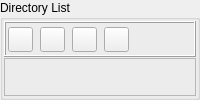
      <widget class="QGroupBox" name="dirGroup">
       <property name="minimumSize">
        <size>
         <width>130</width>
         <height>0</height>
        </size>
       </property>
       <property name="maximumSize">
        <size>
         <width>400</width>
         <height>16777215</height>
        </size>
       </property>
       <property name="title">
        <string>Directory List</string>
       </property>
       <layout class="QVBoxLayout" name="verticalLayout_2">
        <property name="spacing">
         <number>1</number>
        </property>
        <property name="leftMargin">
         <number>1</number>
        </property>
        <property name="topMargin">
         <number>1</number>
        </property>
        <property name="rightMargin">
         <number>1</number>
        </property>
        <property name="bottomMargin">
         <number>1</number>
        </property>
        <item>
         <widget class="QFrame" name="frame_3">
          <property name="sizePolicy">
           <sizepolicy hsizetype="Preferred" vsizetype="Fixed">
            <horstretch>0</horstretch>
            <verstretch>0</verstretch>
           </sizepolicy>
          </property>
          <property name="minimumSize">
           <size>
            <width>0</width>
            <height>36</height>
           </size>
          </property>
          <property name="maximumSize">
           <size>
            <width>16777215</width>
            <height>36</height>
           </size>
          </property>
          <property name="frameShape">
           <enum>QFrame::Box</enum>
          </property>
          <property name="frameShadow">
           <enum>QFrame::Raised</enum>
          </property>
          <widget class="QWidget" name="dirButtonsWidget">
           <property name="geometry">
            <rect>
             <x>1</x>
             <y>1</y>
             <width>130</width>
             <height>34</height>
            </rect>
           </property>
           <layout class="QHBoxLayout" name="horizontalLayout_3">
            <property name="spacing">
             <number>6</number>
            </property>
            <property name="leftMargin">
             <number>2</number>
            </property>
            <property name="topMargin">
             <number>2</number>
            </property>
            <property name="rightMargin">
             <number>2</number>
            </property>
            <property name="bottomMargin">
             <number>1</number>
            </property>
            <item>
             <widget class="QPushButton" name="selDirBtn">
              <property name="sizePolicy">
               <sizepolicy hsizetype="Fixed" vsizetype="Fixed">
                <horstretch>0</horstretch>
                <verstretch>0</verstretch>
               </sizepolicy>
              </property>
              <property name="minimumSize">
               <size>
                <width>25</width>
                <height>25</height>
               </size>
              </property>
              <property name="maximumSize">
               <size>
                <width>25</width>
                <height>25</height>
               </size>
              </property>
              <property name="text">
               <string/>
              </property>
              <property name="icon">
               <iconset resource="myrc.qrc">
                <normaloff>:/images/OpenDir.png</normaloff>:/images/OpenDir.png</iconset>
              </property>
             </widget>
            </item>
            <item>
             <widget class="QPushButton" name="opFileBtn">
              <property name="sizePolicy">
               <sizepolicy hsizetype="Fixed" vsizetype="Fixed">
                <horstretch>0</horstretch>
                <verstretch>0</verstretch>
               </sizepolicy>
              </property>
              <property name="minimumSize">
               <size>
                <width>25</width>
                <height>25</height>
               </size>
              </property>
              <property name="maximumSize">
               <size>
                <width>25</width>
                <height>25</height>
               </size>
              </property>
              <property name="text">
               <string/>
              </property>
              <property name="icon">
               <iconset resource="myrc.qrc">
                <normaloff>:/images/OpenFile.png</normaloff>:/images/OpenFile.png</iconset>
              </property>
             </widget>
            </item>
            <item>
             <widget class="QPushButton" name="refreshBtn">
              <property name="sizePolicy">
               <sizepolicy hsizetype="Fixed" vsizetype="Fixed">
                <horstretch>0</horstretch>
                <verstretch>0</verstretch>
               </sizepolicy>
              </property>
              <property name="minimumSize">
               <size>
                <width>25</width>
                <height>25</height>
               </size>
              </property>
              <property name="maximumSize">
               <size>
                <width>25</width>
                <height>25</height>
               </size>
              </property>
              <property name="text">
               <string/>
              </property>
              <property name="icon">
               <iconset resource="myrc.qrc">
                <normaloff>:/images/Refresh.png</normaloff>:/images/Refresh.png</iconset>
              </property>
             </widget>
            </item>
            <item>
             <widget class="QPushButton" name="goBackBtn">
              <property name="sizePolicy">
               <sizepolicy hsizetype="Fixed" vsizetype="Fixed">
                <horstretch>0</horstretch>
                <verstretch>0</verstretch>
               </sizepolicy>
              </property>
              <property name="minimumSize">
               <size>
                <width>25</width>
                <height>25</height>
               </size>
              </property>
              <property name="maximumSize">
               <size>
                <width>25</width>
                <height>25</height>
               </size>
              </property>
              <property name="text">
               <string/>
              </property>
              <property name="icon">
               <iconset resource="myrc.qrc">
                <normaloff>:/images/GoBack.png</normaloff>:/images/GoBack.png</iconset>
              </property>
             </widget>
            </item>
           </layout>
          </widget>
         </widget>
        </item>
        <item>
         <widget class="QFrame" name="dirFrame">
          <property name="frameShape">
           <enum>QFrame::StyledPanel</enum>
          </property>
          <property name="frameShadow">
           <enum>QFrame::Raised</enum>
          </property>
         </widget>
        </item>
       </layout>
      </widget>
